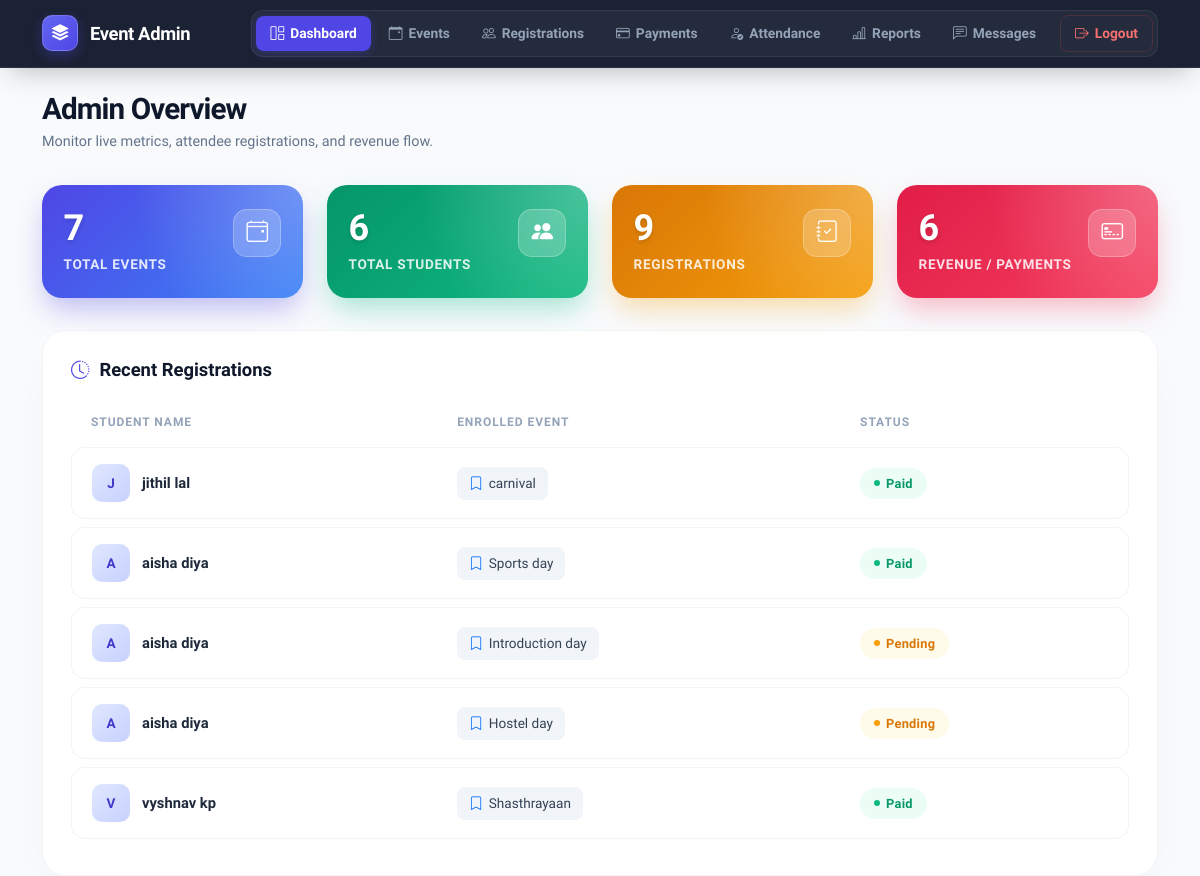
Before: /admin-dashboard/ (signed in) with the older database file.
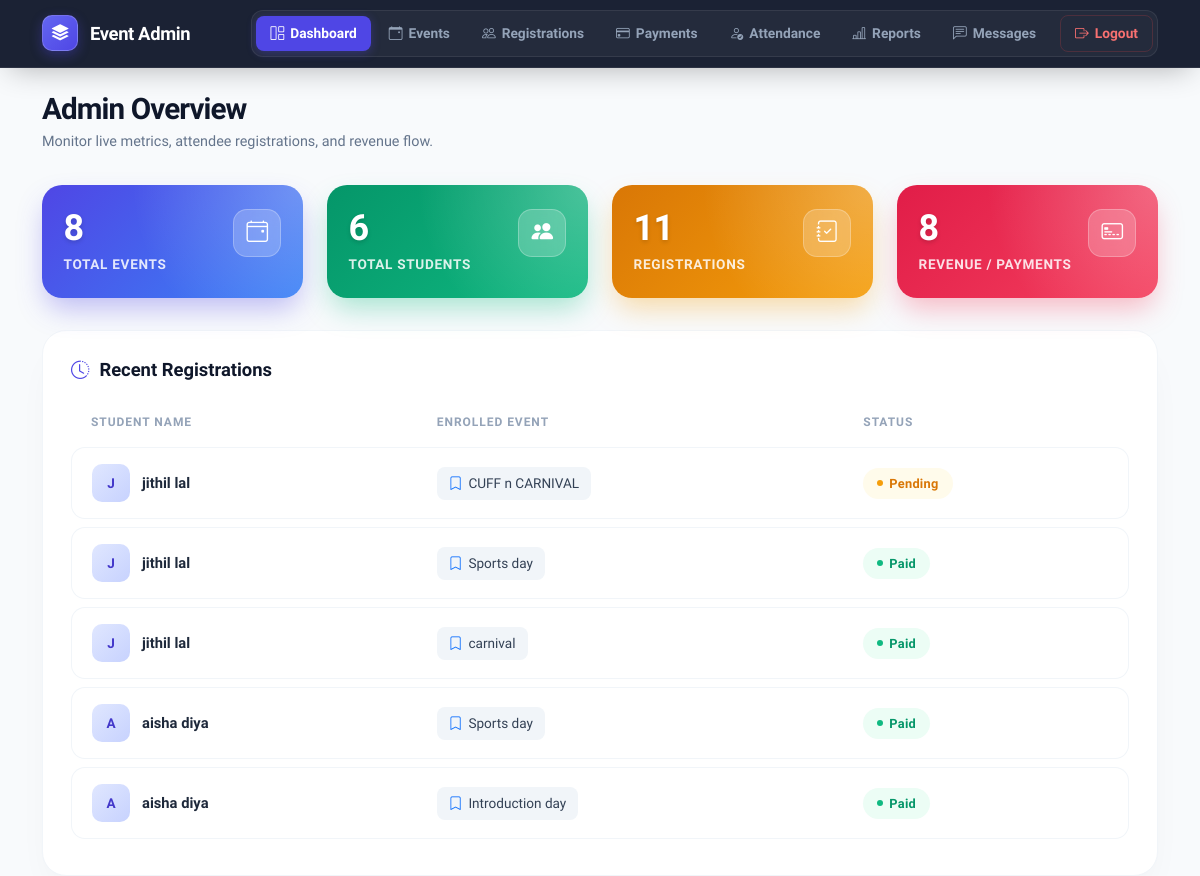
After: the same page with the newer database file.
### myapp/models.py (models this page shows, shortened)
class Registration(models.Model):
    STATUS = (
        ('Pending', 'Pending'),
        ('Paid', 'Paid'),
    )
    user = models.ForeignKey(User, on_delete=models.CASCADE)
    event = models.ForeignKey(Event, on_delete=models.CASCADE)
    full_name = models.CharField(max_length=150)
    college = models.CharField(max_length=200)
    department = models.CharField(max_length=150)
    semester = models.CharField(max_length=50)
    phone = models.CharField(max_length=15)
    email = models.EmailField()
    payment_status = models.CharField(max_length=20, choices=STATUS, default='Pending')
    registration_date = models.DateTimeField(auto_now_add=True)
    attendance = models.BooleanField(default=False)
    registration_date = models.DateTimeField(auto_now_add=True)

class Event(models.Model):
    title = models.CharField(max_length=200)
    category = models.CharField(max_length=100)
    venue = models.CharField(max_length=200)
    event_date = models.DateField()
    event_time = models.TimeField()
    last_date = models.DateField()
    description = models.TextField()
    image = models.ImageField(upload_to='events/')
    total_seats = models.IntegerField()
    available_seats = models.IntegerField()
    registration_fee = models.DecimalField(max_digits=8, decimal_places=2)
    brochure = models.FileField(upload_to='brochures/', blank=True, null=True)
    status = models.BooleanField(default=True)

### myapp/views.py (the view)
# urls.py: path('admin-dashboard/', views.admin_dashboard, name='admin_dashboard'),
@staff_member_required(login_url='login')
def admin_dashboard(request):
    total_events = Event.objects.count()
    total_students = User.objects.filter(is_staff=False).count()
    total_registrations = Registration.objects.count()
    total_payments = Payment.objects.count()
    recent_registrations = Registration.objects.order_by('-registration_date')[:5]
    context = {
        'total_events': total_events,
        'total_students': total_students,
        'total_registrations': total_registrations,
        'total_payments': total_payments,
        'recent_registrations': recent_registrations,
    }
    return render(request, 'admin/dashboard.html', context)

### templates/admin/dashboard.html (shortened to what this page needs)
{% extends 'admin/base.html' %}
{% block content %}
<link rel="stylesheet" href="https://cdn.jsdelivr.net/npm/bootstrap-icons@1.11.1/font/bootstrap-icons.css">
<div class="dashboard-wrapper">
  <div class="dashboard-header">
    <div>
      <h2>Admin Overview</h2>
      <p class="dashboard-subtitle">Monitor live metrics, attendee registrations, and revenue flow.</p>
    </div>
  </div>
  <div class="row g-4">
    <div class="col-12 col-sm-6 col-xl-3">
      <div class="stat-card card-events">
        <div class="stat-card-content">
          <div>
            <div class="stat-value">{{ total_events }}</div>
            <p class="stat-label">Total Events</p>
          </div>
          <div class="stat-icon-wrapper">
            <i class="bi bi-calendar4-event"></i>
          </div>
        </div>
      </div>
    </div>
    <div class="col-12 col-sm-6 col-xl-3">
      <div class="stat-card card-students">
        <div class="stat-card-content">
          <div>
            <div class="stat-value">{{ total_students }}</div>
            <p class="stat-label">Total Students</p>
          </div>
          <div class="stat-icon-wrapper">
            <i class="bi bi-people-fill"></i>
          </div>
        </div>
      </div>
    </div>
    <div class="col-12 col-sm-6 col-xl-3">
      <div class="stat-card card-registrations">
        <div class="stat-card-content">
          <div>
            <div class="stat-value">{{ total_registrations }}</div>
            <p class="stat-label">Registrations</p>
          </div>
          <div class="stat-icon-wrapper">
            <i class="bi bi-journal-check"></i>
          </div>
        </div>
      </div>
    </div>
    <div class="col-12 col-sm-6 col-xl-3">
      <div class="stat-card card-payments">
        <div class="stat-card-content">
          <div>
            <div class="stat-value">{{ total_payments }}</div>
            <p class="stat-label">Revenue / Payments</p>
          </div>
          <div class="stat-icon-wrapper">
            <i class="bi bi-credit-card-2-front"></i>
          </div>
        </div>
      </div>
    </div>
  </div>
  <div class="table-panel">
    <div class="table-panel-header">
      <h4>
        <i class="bi bi-clock-history"></i>
        Recent Registrations
      </h4>
    </div>
    <div class="table-responsive">
      <table class="custom-table">
        <thead>
          <tr>
            <th>Student Name</th>
            <th>Enrolled Event</th>
            <th>Status</th>
          </tr>
        </thead>
        <tbody>
          {% for reg in recent_registrations %}
          <tr>
            <td>
              <div class="user-cell">
                <div class="user-avatar">
                  {{ reg.full_name|slice:":1"|upper }}
                </div>
                <div class="user-name">{{ reg.full_name }}</div>
              </div>
            </td>
            <td>
              <span class="event-tag">
                <i class="bi bi-bookmark text-primary"></i>
                {{ reg.event.title }}
              </span>
            </td>
            <td>
              <span class="status-badge" data-status="{{ reg.payment_status }}">
                {{ reg.payment_status }}
              </span>
            </td>
          </tr>
          {% empty %}
          <tr>
            <td colspan="3" class="text-center text-muted py-4">
              No recent registrations found.
            </td>
          </tr>
          {% endfor %}
        </tbody>
      </table>
    </div>
  </div>
</div>
{% endblock %}

Changed rows visible on the page:
no longer on this page (row unchanged): Registration: full_name "A", full_name "aisha diya", event "Hostel day", payment_status "Pending"
no longer on this page (row edited): Registration: full_name "V", full_name "vyshnav kp", event "Shasthrayaan", payment_status "Paid"
added Registration: full_name "J", full_name "jithil lal", event "CUFF n CARNIVAL", payment_status "Pending"
added Registration: full_name "J", full_name "jithil lal", event "Sports day", payment_status "Paid"
changed Registration "Introduction day": payment_status "Pending" → "Paid"
Other visible differences:
{{ total_events }}: "7" → "8"
{{ total_registrations }}: "9" → "11"
{{ total_payments }}: "6" → "8"
